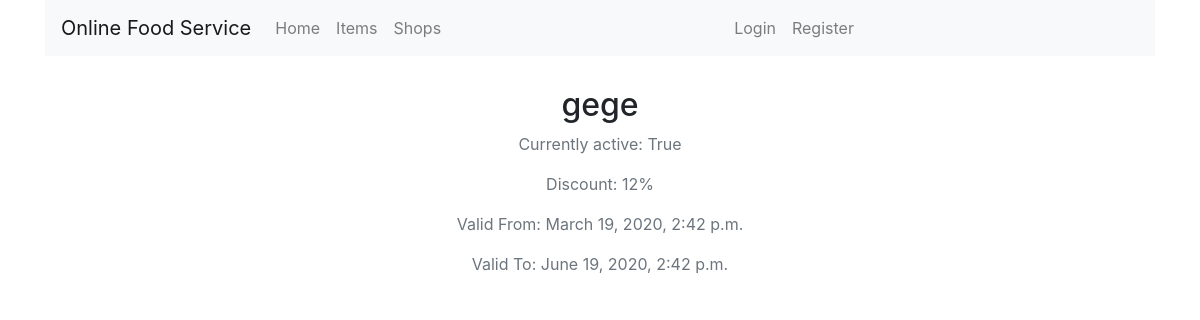
Screenshot of /promocodes/info/2/ with the database file from the repository.
### promocodes/models.py (models this page shows, shortened)
class PromoCode(models.Model):
    code = models.CharField(
        max_length=20,
        unique=True
    )
    valid_from = models.DateTimeField()
    valid_to = models.DateTimeField()
    discount = models.IntegerField(
        validators=[MinValueValidator(0), MaxValueValidator(100)]
    )
    is_active = models.BooleanField()
    class Meta:
        verbose_name = 'Промокод'
        verbose_name_plural = 'Промокоды'

### promocodes/views.py (the view)
# urls.py: path('info/<int:pk>/', PromoDetail.as_view(), name='promo_detail'),
class PromoDetail(DetailView):
    template_name = 'promocodes/promocode_detail.html'
    model = PromoCode
    context_object_name = 'promocode'

### cart/context_processors.py (called while the page is built)
def cart(request):
    return {'cart': Cart(request)}

### promocodes/templates/promocodes/promocode_detail.html (shortened to what this page needs)
{% extends 'shop/base.html' %}
{% load static %}
{% block body %}
    <div class="col-lg-6 offset-3" style="text-align: center; padding-top: 30px">
        <div class="content-section">
            <h2 class="account-heading">{{ promocode.code }}</h2>
            <p class="text-secondary">Currently active: {{ promocode.is_active }}</p>
            <p class="text-secondary">Discount: {{ promocode.discount }}%</p>
            <p class="text-secondary">Valid From: {{ promocode.valid_from }}</p>
            <p class="text-secondary">Valid To: {{ promocode.valid_to }}</p>
        </div>
    </div>
{% endblock %}

### rows the page displays
PromoCode: code "gege", is_active "True", discount "12", valid_from "March 19, 2020, 2:42 p.m.", valid_to "June 19, 2020, 2:42 p.m."
